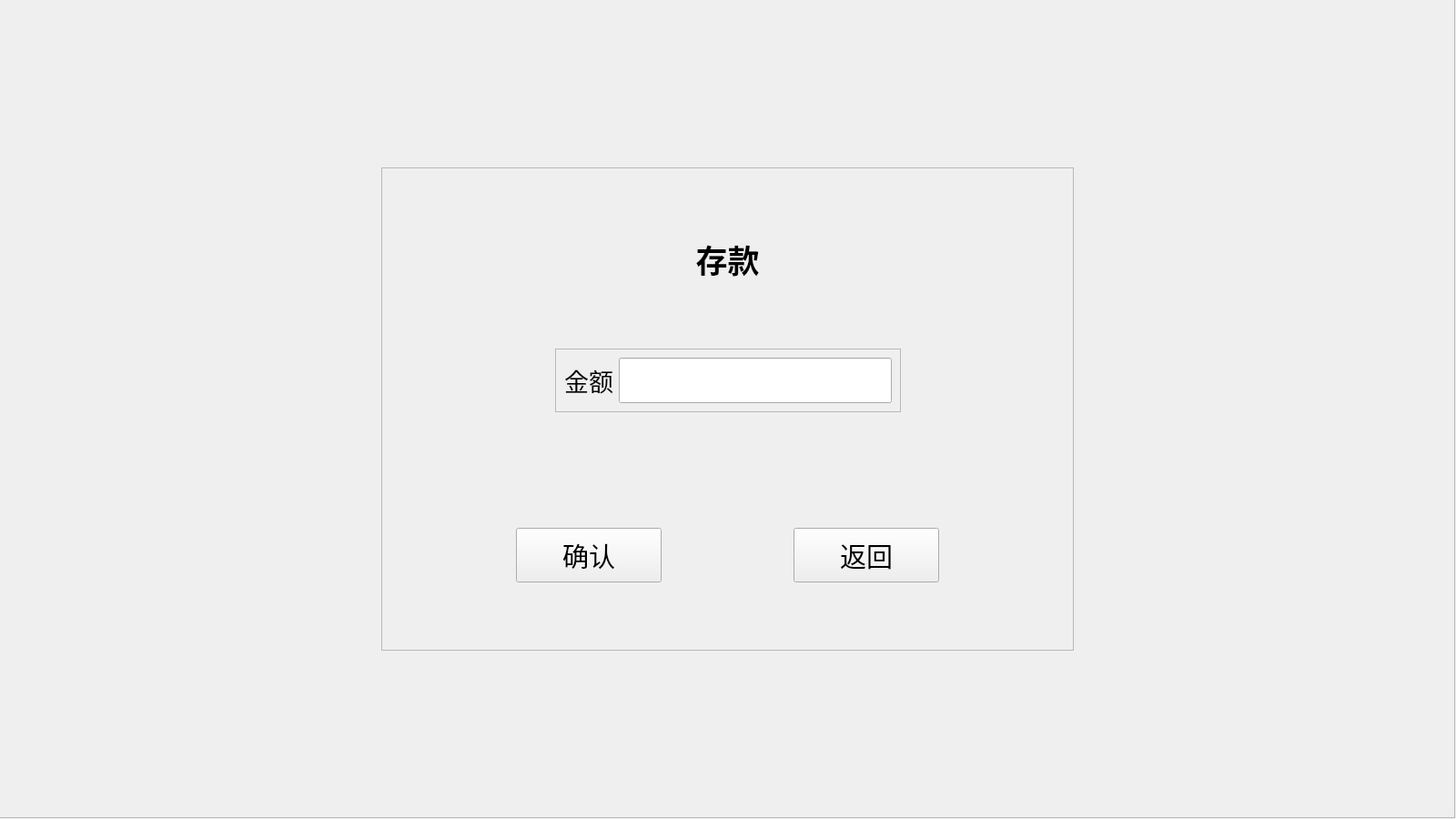
<?xml version="1.0" encoding="UTF-8"?>
<ui version="4.0">
 <class>in</class>
 <widget class="QWidget" name="in">
  <property name="geometry">
   <rect>
    <x>0</x>
    <y>0</y>
    <width>1600</width>
    <height>900</height>
   </rect>
  </property>
  <property name="sizePolicy">
   <sizepolicy hsizetype="Fixed" vsizetype="Fixed">
    <horstretch>0</horstretch>
    <verstretch>0</verstretch>
   </sizepolicy>
  </property>
  <property name="minimumSize">
   <size>
    <width>1600</width>
    <height>900</height>
   </size>
  </property>
  <property name="maximumSize">
   <size>
    <width>1600</width>
    <height>900</height>
   </size>
  </property>
  <property name="windowTitle">
   <string>Form</string>
  </property>
  <widget class="QFrame" name="frame_background">
   <property name="geometry">
    <rect>
     <x>-1</x>
     <y>-1</y>
     <width>1600</width>
     <height>900</height>
    </rect>
   </property>
   <property name="sizePolicy">
    <sizepolicy hsizetype="Fixed" vsizetype="Fixed">
     <horstretch>0</horstretch>
     <verstretch>0</verstretch>
    </sizepolicy>
   </property>
   <property name="minimumSize">
    <size>
     <width>1600</width>
     <height>900</height>
    </size>
   </property>
   <property name="frameShape">
    <enum>QFrame::StyledPanel</enum>
   </property>
   <property name="frameShadow">
    <enum>QFrame::Raised</enum>
   </property>
   <layout class="QGridLayout" name="gridLayout_3">
    <item row="0" column="0">
     <layout class="QHBoxLayout" name="horizontalLayout_4">
      <item>
       <spacer name="horizontalSpacer_6">
        <property name="orientation">
         <enum>Qt::Horizontal</enum>
        </property>
        <property name="sizeHint" stdset="0">
         <size>
          <width>40</width>
          <height>20</height>
         </size>
        </property>
       </spacer>
      </item>
      <item>
       <layout class="QVBoxLayout" name="verticalLayout_3">
        <item>
         <spacer name="verticalSpacer_5">
          <property name="orientation">
           <enum>Qt::Vertical</enum>
          </property>
          <property name="sizeHint" stdset="0">
           <size>
            <width>20</width>
            <height>40</height>
           </size>
          </property>
         </spacer>
        </item>
        <item>
         <widget class="QFrame" name="frame_login">
          <property name="sizePolicy">
           <sizepolicy hsizetype="Fixed" vsizetype="Fixed">
            <horstretch>0</horstretch>
            <verstretch>0</verstretch>
           </sizepolicy>
          </property>
          <property name="minimumSize">
           <size>
            <width>761</width>
            <height>531</height>
           </size>
          </property>
          <property name="maximumSize">
           <size>
            <width>761</width>
            <height>531</height>
           </size>
          </property>
          <property name="frameShape">
           <enum>QFrame::StyledPanel</enum>
          </property>
          <property name="frameShadow">
           <enum>QFrame::Raised</enum>
          </property>
          <layout class="QGridLayout" name="gridLayout_2">
           <item row="0" column="0">
            <layout class="QVBoxLayout" name="verticalLayout_2">
             <item>
              <spacer name="verticalSpacer_3">
               <property name="orientation">
                <enum>Qt::Vertical</enum>
               </property>
               <property name="sizeHint" stdset="0">
                <size>
                 <width>20</width>
                 <height>40</height>
                </size>
               </property>
              </spacer>
             </item>
             <item>
              <widget class="QLabel" name="label_3">
               <property name="font">
                <font>
                 <family>Arial</family>
                 <pointsize>26</pointsize>
                </font>
               </property>
               <property name="text">
                <string>&lt;html&gt;&lt;head/&gt;&lt;body&gt;&lt;p align=&quot;center&quot;&gt;&lt;span style=&quot; font-weight:700;&quot;&gt;存款&lt;/span&gt;&lt;/p&gt;&lt;/body&gt;&lt;/html&gt;</string>
               </property>
              </widget>
             </item>
             <item>
              <spacer name="verticalSpacer_2">
               <property name="orientation">
                <enum>Qt::Vertical</enum>
               </property>
               <property name="sizeHint" stdset="0">
                <size>
                 <width>20</width>
                 <height>40</height>
                </size>
               </property>
              </spacer>
             </item>
             <item>
              <layout class="QHBoxLayout" name="horizontalLayout_3">
               <item>
                <spacer name="horizontalSpacer_4">
                 <property name="orientation">
                  <enum>Qt::Horizontal</enum>
                 </property>
                 <property name="sizeHint" stdset="0">
                  <size>
                   <width>40</width>
                   <height>20</height>
                  </size>
                 </property>
                </spacer>
               </item>
               <item>
                <layout class="QVBoxLayout" name="verticalLayout">
                 <item>
                  <widget class="QFrame" name="frame_user_name">
                   <property name="frameShape">
                    <enum>QFrame::StyledPanel</enum>
                   </property>
                   <property name="frameShadow">
                    <enum>QFrame::Raised</enum>
                   </property>
                   <layout class="QGridLayout" name="gridLayout">
                    <item row="0" column="0">
                     <layout class="QHBoxLayout" name="horizontalLayout">
                      <item>
                       <widget class="QLabel" name="label">
                        <property name="font">
                         <font>
                          <family>Arial</family>
                          <pointsize>20</pointsize>
                         </font>
                        </property>
                        <property name="text">
                         <string>&lt;html&gt;&lt;head/&gt;&lt;body&gt;&lt;p align=&quot;center&quot;&gt;金额&lt;/p&gt;&lt;/body&gt;&lt;/html&gt;</string>
                        </property>
                       </widget>
                      </item>
                      <item>
                       <widget class="QLineEdit" name="depositlineEdit">
                        <property name="minimumSize">
                         <size>
                          <width>300</width>
                          <height>50</height>
                         </size>
                        </property>
                       </widget>
                      </item>
                     </layout>
                    </item>
                   </layout>
                  </widget>
                 </item>
                 <item>
                  <widget class="QLabel" name="moneylineEditlabel">
                   <property name="minimumSize">
                    <size>
                     <width>0</width>
                     <height>50</height>
                    </size>
                   </property>
                   <property name="text">
                    <string>&lt;html&gt;&lt;head/&gt;&lt;body&gt;&lt;p&gt;&lt;br/&gt;&lt;/p&gt;&lt;/body&gt;&lt;/html&gt;</string>
                   </property>
                  </widget>
                 </item>
                </layout>
               </item>
               <item>
                <spacer name="horizontalSpacer_5">
                 <property name="orientation">
                  <enum>Qt::Horizontal</enum>
                 </property>
                 <property name="sizeHint" stdset="0">
                  <size>
                   <width>40</width>
                   <height>20</height>
                  </size>
                 </property>
                </spacer>
               </item>
              </layout>
             </item>
             <item>
              <spacer name="verticalSpacer">
               <property name="orientation">
                <enum>Qt::Vertical</enum>
               </property>
               <property name="sizeHint" stdset="0">
                <size>
                 <width>20</width>
                 <height>40</height>
                </size>
               </property>
              </spacer>
             </item>
             <item>
              <layout class="QHBoxLayout" name="horizontalLayout_2">
               <item>
                <spacer name="horizontalSpacer_2">
                 <property name="orientation">
                  <enum>Qt::Horizontal</enum>
                 </property>
                 <property name="sizeHint" stdset="0">
                  <size>
                   <width>40</width>
                   <height>20</height>
                  </size>
                 </property>
                </spacer>
               </item>
               <item>
                <widget class="QPushButton" name="confirmButton">
                 <property name="minimumSize">
                  <size>
                   <width>160</width>
                   <height>60</height>
                  </size>
                 </property>
                 <property name="font">
                  <font>
                   <pointsize>22</pointsize>
                  </font>
                 </property>
                 <property name="text">
                  <string>确认</string>
                 </property>
                </widget>
               </item>
               <item>
                <spacer name="horizontalSpacer">
                 <property name="orientation">
                  <enum>Qt::Horizontal</enum>
                 </property>
                 <property name="sizeHint" stdset="0">
                  <size>
                   <width>40</width>
                   <height>20</height>
                  </size>
                 </property>
                </spacer>
               </item>
               <item>
                <widget class="QPushButton" name="pushButton_2">
                 <property name="minimumSize">
                  <size>
                   <width>160</width>
                   <height>60</height>
                  </size>
                 </property>
                 <property name="font">
                  <font>
                   <pointsize>22</pointsize>
                  </font>
                 </property>
                 <property name="text">
                  <string>返回</string>
                 </property>
                </widget>
               </item>
               <item>
                <spacer name="horizontalSpacer_3">
                 <property name="orientation">
                  <enum>Qt::Horizontal</enum>
                 </property>
                 <property name="sizeHint" stdset="0">
                  <size>
                   <width>40</width>
                   <height>20</height>
                  </size>
                 </property>
                </spacer>
               </item>
              </layout>
             </item>
             <item>
              <spacer name="verticalSpacer_4">
               <property name="orientation">
                <enum>Qt::Vertical</enum>
               </property>
               <property name="sizeHint" stdset="0">
                <size>
                 <width>20</width>
                 <height>40</height>
                </size>
               </property>
              </spacer>
             </item>
            </layout>
           </item>
          </layout>
         </widget>
        </item>
        <item>
         <spacer name="verticalSpacer_6">
          <property name="orientation">
           <enum>Qt::Vertical</enum>
          </property>
          <property name="sizeHint" stdset="0">
           <size>
            <width>20</width>
            <height>40</height>
           </size>
          </property>
         </spacer>
        </item>
       </layout>
      </item>
      <item>
       <spacer name="horizontalSpacer_7">
        <property name="orientation">
         <enum>Qt::Horizontal</enum>
        </property>
        <property name="sizeHint" stdset="0">
         <size>
          <width>40</width>
          <height>20</height>
         </size>
        </property>
       </spacer>
      </item>
     </layout>
    </item>
   </layout>
  </widget>
 </widget>
 <resources/>
 <connections/>
</ui>
